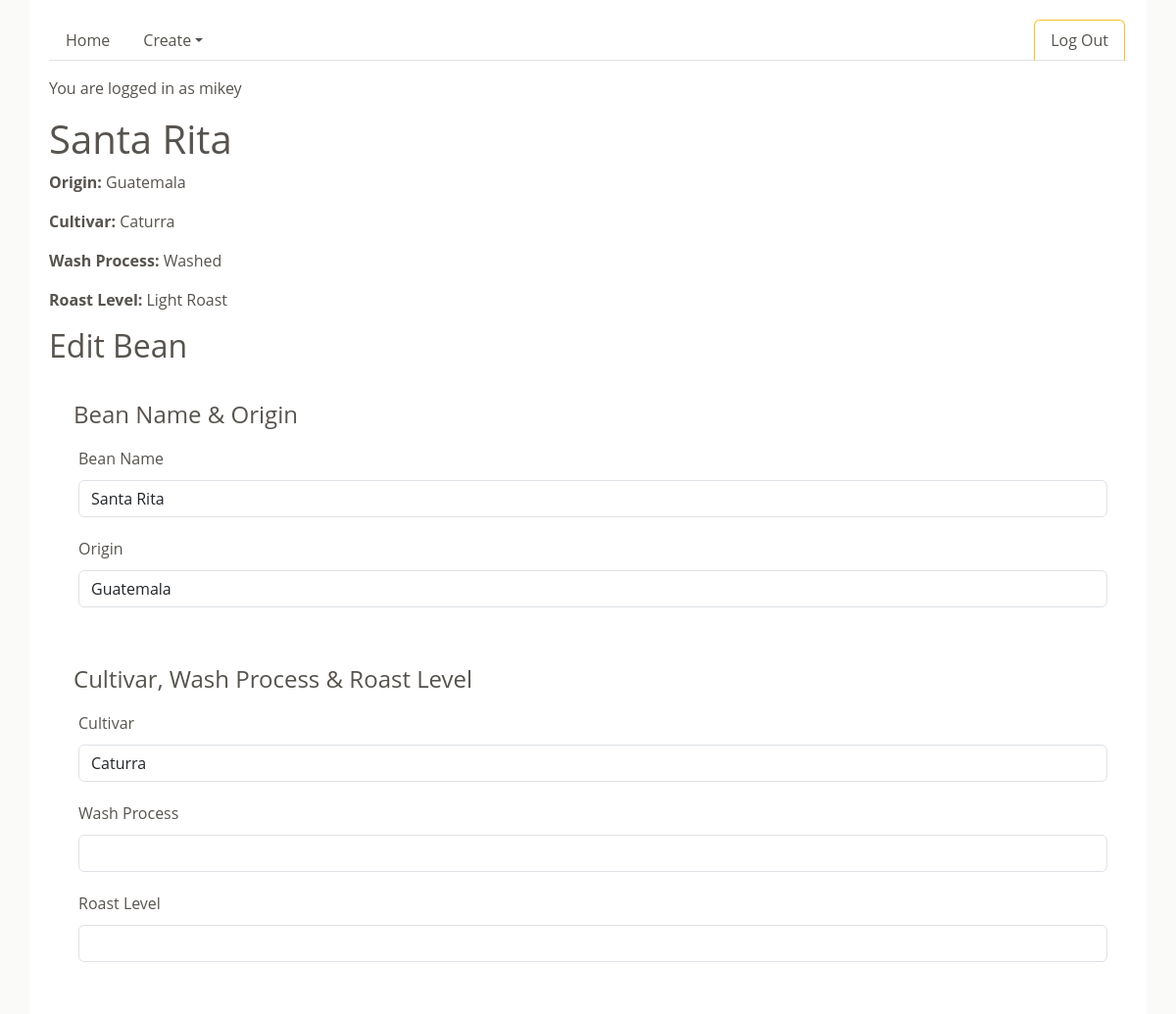
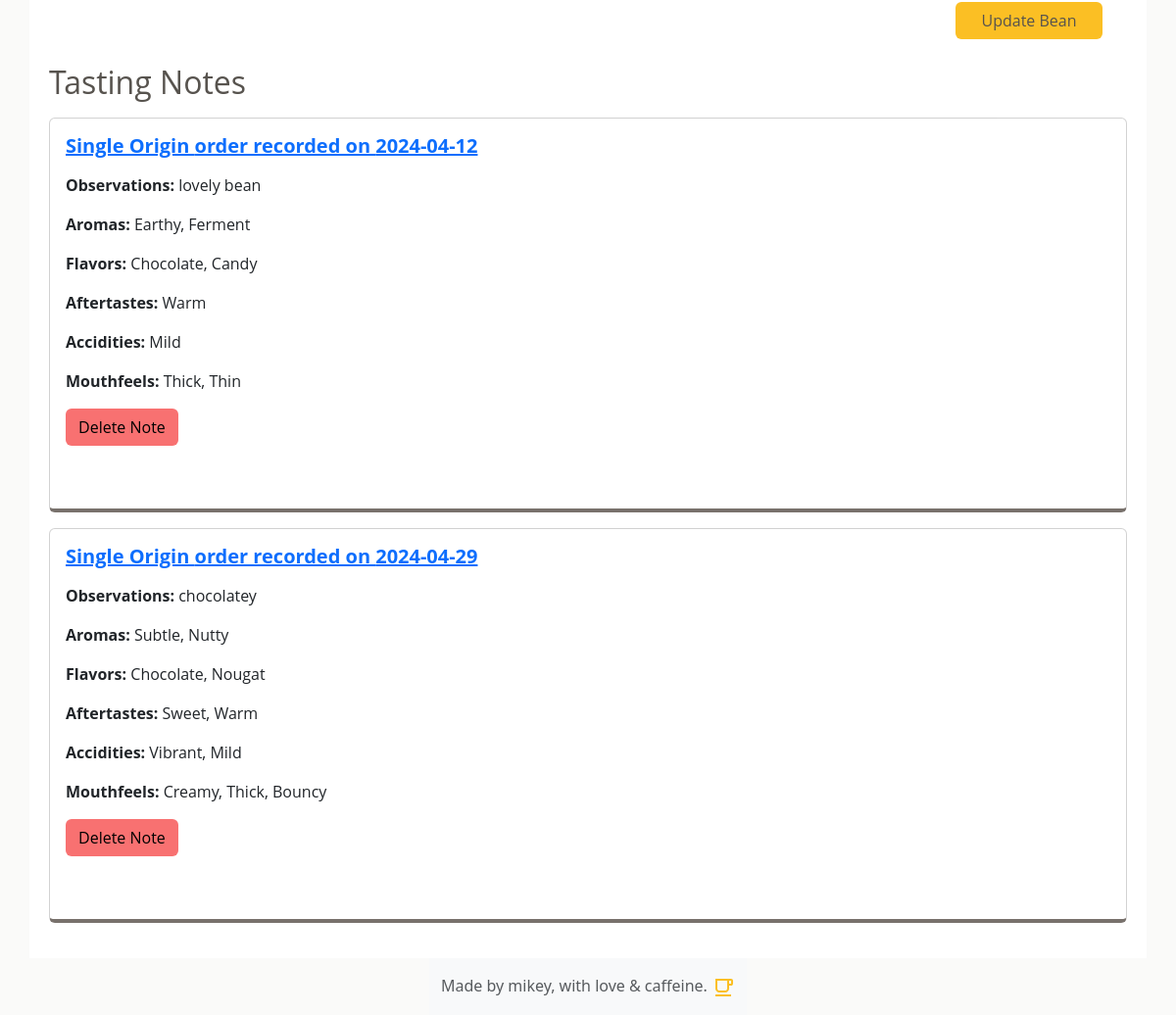
Screenshot of /bean/1 (signed in) with the database file from the repository (2 pictures, top to bottom).
### ch_100_app/models.py (models this page shows, shortened)
class User(UserMixin, db.Model):
    id = db.Column(db.Integer, primary_key=True)
    username = db.Column(db.String(80), nullable=False, unique=True)
    password = db.Column(db.String(80), nullable=False)

class Bean(db.Model):
    id = db.Column(db.Integer, primary_key=True)
    name = db.Column(db.String(60), nullable=False)
    origin = db.Column(db.String(100), nullable=False)
    cultivar = db.Column(db.String(60))
    wash_process = db.Column(db.Enum(WashProcess), nullable=False)
    roast_level = db.Column(db.Enum(RoastLevel), nullable=False)
    created_by_id = db.Column(db.Integer, db.ForeignKey("user.id"), nullable=False)
    notes = db.relationship("Note", back_populates="bean")
    created_by = db.relationship("User")

class Note(db.Model):
    id = db.Column(db.Integer, primary_key=True)
    bean_id = db.Column(db.Integer, db.ForeignKey("bean.id"), nullable=False)
    created_by_id = db.Column(db.Integer, db.ForeignKey("user.id"), nullable=False)
    order = db.Column(db.Enum(OrderCategory), default=OrderCategory.SINGLE_ORIGIN)
    brew_method = db.Column(db.Enum(BrewMethod), default=BrewMethod.DRIP)
    date_recorded = db.Column(db.Date, default=datetime.utcnow)
    observations = db.Column(db.Text, nullable=False)
    bean = db.relationship("Bean", back_populates="notes")
    created_by = db.relationship("User")
    aromas = db.relationship(
        "Aroma", secondary=note_aroma, backref=db.backref("notes", lazy="dynamic")
    )
    flavors = db.relationship(
        "Flavor", secondary=note_flavor, backref=db.backref("notes", lazy="dynamic")
    )
    aftertastes = db.relationship(
        "Aftertaste",
        secondary=note_aftertaste,
        backref=db.backref("notes", lazy="dynamic"),
    )
    acidities = db.relationship(
        "Acidity", secondary=note_acidity, backref=db.backref("notes", lazy="dynamic")
    )
    mouthfeels = db.relationship(
        "Mouthfeel",
        secondary=note_mouthfeel,
        backref=db.backref("notes", lazy="dynamic"),
    )

### ch_100_app/main/routes.py (the view, shortened to what this page needs)
@main.route("/bean/<bean_id>", methods=["GET", "POST"])
@login_required
def bean_detail(bean_id):
    bean = Bean.query.get(bean_id)
    form = BeanForm(obj=bean)
    form.submit.label.text = "Update Bean"
    form.wash_process.value = bean.wash_process
    form.wash_process.placeholder = bean.wash_process
    print(form.wash_process)
    print(bean.wash_process)
    notes = bean.notes
    return render_template("bean_detail.html", bean=bean, form=form, notes=notes)

### ch_100_app/extensions.py (called while the page is built)
@login_manager.user_loader
def load_user(user_id):
    return User.query.get(user_id)

### ch_100_app/utils.py (called while the page is built)
    def __str__(self):
        return str(self.value)

### ch_100_app/templates/bean_detail.html (shortened to what this page needs)
{% extends 'base.html' %}
{% from "_render_field.html" import render_field %}
{% block content %}
<h1>{{ bean.name }}</h1>
<p><strong>Origin:</strong> {{ bean.origin }}</p>
<p><strong>Cultivar:</strong> {{ bean.cultivar }}</p>
<p><strong>Wash Process:</strong> {{ bean.wash_process }}</p>
<p><strong>Roast Level:</strong> {{ bean.roast_level }}</p>
<h2>Edit Bean</h2>
<form method="POST" action="{{ url_for('main.bean_detail', bean_id=bean.id) }}">
    <section>
    <fieldset>
      <legend>Bean Name & Origin</legend>
      {{ render_field(form.name) }}
      {{ render_field(form.origin) }}
    </fieldset>
  </section>
  <section>
    <fieldset>
      <legend>Cultivar, Wash Process & Roast Level</legend>
      {{ render_field(form.cultivar) }}
      {{ render_field(form.wash_process) }}
      {{ render_field(form.roast_level) }}
    </fieldset>
  </section>
  <section>
    <fieldset>
      {{ form.submit(class="btn")}}
    </fieldset>
  </section>
</form>
<h2>Tasting Notes</h1>
{% if notes %}
  {% for note in notes %}
    <div class="bean_detail_order card">
      <div class="card-body">
        <h5 class="card-title"><a href="/note/{{ note.id }}"<p><strong>{{ note.order}} order recorded on {{ note.date_recorded }}</strong></p></a></h5>
        <p><strong>Observations:</strong> {{ note.observations }}</p>
        {% set aroma_names = [] %}
        {% for aroma in note.aromas %}
            {% set _ = aroma_names.append(aroma.name) %}
        {% endfor %}
        <p><strong>Aromas:</strong> {{ aroma_names|join(', ') }}</p>
        {% set flavor_names = [] %}
        {% for flavor in note.flavors %}
            {% set _ = flavor_names.append(flavor.name) %}
        {% endfor %}
        <p><strong>Flavors:</strong> {{ flavor_names|join(', ') }}</p>
        {% set aftertaste_names = [] %}
        {% for aftertaste in note.aftertastes %}
            {% set _ = aftertaste_names.append(aftertaste.name) %}
        {% endfor %}
        <p><strong>Aftertastes:</strong> {{ aftertaste_names|join(', ') }}</p>
        {% set acidity_names = [] %}
        {% for acidity in note.acidities %}
            {% set _ = acidity_names.append(acidity.name) %}
        {% endfor %}
        <p><strong>Accidities:</strong> {{ acidity_names|join(', ') }}</p>
        {% set mouthfeel_names = [] %}
        {% for mouthfeel in note.mouthfeels %}
            {% set _ = mouthfeel_names.append(mouthfeel.name) %}
        {% endfor %}
        <p><strong>Mouthfeels:</strong> {{ mouthfeel_names|join(', ') }}</p>
        <form method="POST" action="/delete_note/{{ note.id }}">
          <button type="submit" class="btn delete">Delete Note</button>
        </form>
        <br></br>
      </div>    </div>
  {% endfor %}
{% else %}
  <p><strong>It looks like you haven't added any notes for this bean!</strong></p>
  <button id="add-a-note" class="btn"><a href="{{ url_for('main.new_note') }}">Add a Note</a>
{% endif %}
{% endblock %}

### ch_100_app/templates/base.html (shortened to what this page needs)
<!DOCTYPE html>
<html lang="en">
  <head>
    <link
      href="https://cdn.jsdelivr.net/npm/bootstrap@5.3.3/dist/css/bootstrap.min.css"
      rel="stylesheet"
    />
    <link rel="stylesheet" href="/static/style.css" />
  </head>
  <body>
    <div id="base-content">
      <ul class="nav nav-tabs">
        <li>
          <a class="nav-link" href="/">Home</a>
        </li>
        {% if current_user.is_authenticated %}
        <li class="nav-item dropdown">
          <a
            class="nav-link dropdown-toggle"
            data-bs-toggle="dropdown"
            href="#"
            role="button"
            aria-expanded="false"
            >Create</a
          >
        </li>
        <li class="nav-item ms-auto">
          <a id="nav-logout" class="nav-link" href="/logout"
            >Log Out</a
          >
        </li>
        {% endif %}
      </ul>
       {% if current_user.is_authenticated %}
      <p>You are logged in as {{ current_user.username }}</p>
      {% endif %} {% block content %} {% endblock %}
    </div>
  </body>
  <footer class="footer mt-auto py-3 bg-body-tertiary">
    <div class="container">
      <span class="text-body-secondary"
        >Made by mikey, with love & caffeine.
      </span>
    </div>
  </footer>
</html>

### ch_100_app/templates/_render_field.html (shortened to what this page needs)
{% macro render_field(field) %}
<div class="form-group">
  {{ field.label(class="form-control-label") }}
  {{ field(class="form-control", **kwargs) }}
</div>
{% endmacro %}

### ch_100_app/static/style.css (style rules this page uses)
html { height: 100%; }
body { display: flex; flex-direction: column; align-items: center; background-color: #fafaf9; min-height: 100%; }
#base-content { font-family: 'Open Sans', sans-serif; color: #57534e; width: 95%; background-color: white; padding: 20px; height: 100%; flex: 1; }
.nav { margin-bottom: 1rem; }
.nav-link { color: #57534e; }
fieldset { display: flex; flex-direction: column; margin: 20px 0; padding: 20px; }
fieldset * { margin: 5px; }
fieldset input { padding: 5px; }
input[type='submit'] { width: 150px; align-self: flex-end; color: #57534e; }
.btn { background-color: #fbbf24; }
.delete { color: black; background-color: #f87171; }
fieldset { margin-top: 0; margin-bottom: 0; }
.bean_detail_order { border-bottom: 0.25rem solid #78716c; margin: 1rem 0px; }
footer { flex-shrink: 0; }
#nav-signup, #nav-login, #nav-logout { margin-right: 2px; border-left: 1px solid #fbbf24; border-top: 1px solid #fbbf24; border-right: 1px solid #fbbf24; }

### rows the page displays
User: username "mikey"
Bean: name "Santa Rita", origin "Guatemala", cultivar "Caturra", wash_process "Washed", roast_level "Light Roast"
Note: order "Single Origin", date_recorded "2024-04-12", observations "lovely bean", aroma_names "Earthy, Ferment", flavor_names "Chocolate, Candy", aftertaste_names "Warm", acidity_names "Mild", mouthfeel_names "Thick, Thin"
Note: order "Single Origin", date_recorded "2024-04-29", observations "chocolatey", aroma_names "Subtle, Nutty", flavor_names "Chocolate, Nougat", aftertaste_names "Sweet, Warm", acidity_names "Vibrant, Mild", mouthfeel_names "Creamy, Thick, Bouncy"

### other values shown
{{ field.label(class="form-control-label") }} "Bean Name Origin Cultivar Wash Process Roast Level"
